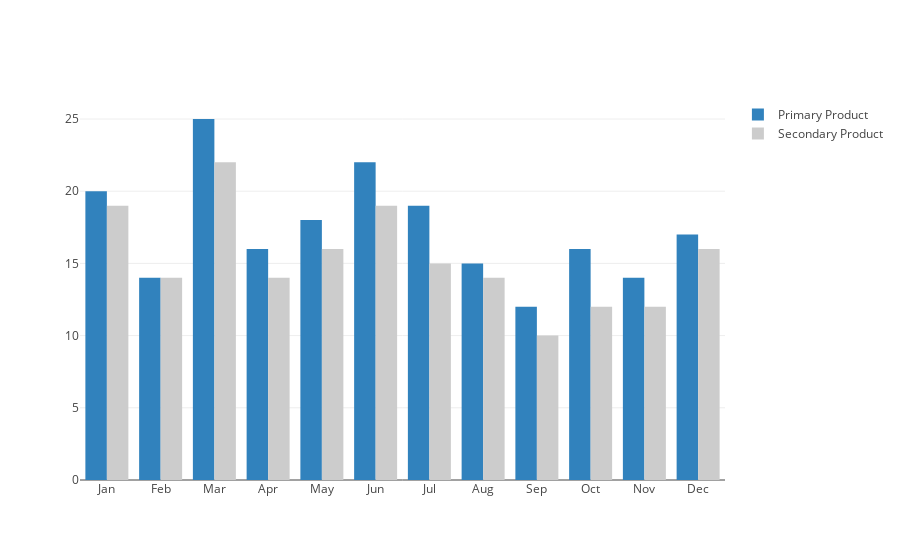

Notebook code for this chart:
### Markdown cell above
# Bar Chart

### Code cell
trace0 = go.Bar(x = ['Jan','Feb','Mar','Apr','May','Jun','Jul','Aug','Sep','Oct','Nov','Dec'],
                y = [20, 14, 25, 16, 18, 22, 19, 15, 12, 16, 14, 17],
                name = 'Primary Product',
                marker = dict(color = 'rgb(49,130,189)')
               )
trace1 = go.Bar(x = ['Jan','Feb','Mar','Apr','May','Jun','Jul','Aug','Sep','Oct','Nov','Dec'],
                y = [19, 14, 22, 14, 16, 19, 15, 14, 10, 12, 12, 16],
                name = 'Secondary Product',
                marker = dict(color = 'rgb(204,204,204)')
               )
data = [trace0,trace1]
py.iplot(data)

### Figure 1 — Plotly figure (JSON) as saved in the notebook; plotly's stock layout.template omitted (floating-point values rounded to 4 significant figures)
{"data": [{"marker": {"color": "rgb(49,130,189)"}, "name": "Primary Product", "type": "bar", "uid": "802107db-beaa-4f13-92e4-fa1e8f0ee0d8", "x": ["Jan", "Feb", "Mar", "Apr", "May", "Jun", "Jul", "Aug", "Sep", "Oct", "Nov", "Dec"], "y": [20, 14, 25, 16, 18, 22, 19, 15, 12, 16, 14, 17]}, {"marker": {"color": "rgb(204,204,204)"}, "name": "Secondary Product", "type": "bar", "uid": "ecbc544e-c6ed-4d1a-b68d-af6ed31217e8", "x": ["Jan", "Feb", "Mar", "Apr", "May", "Jun", "Jul", "Aug", "Sep", "Oct", "Nov", "Dec"], "y": [19, 14, 22, 14, 16, 19, 15, 14, 10, 12, 12, 16]}], "layout": {}}
